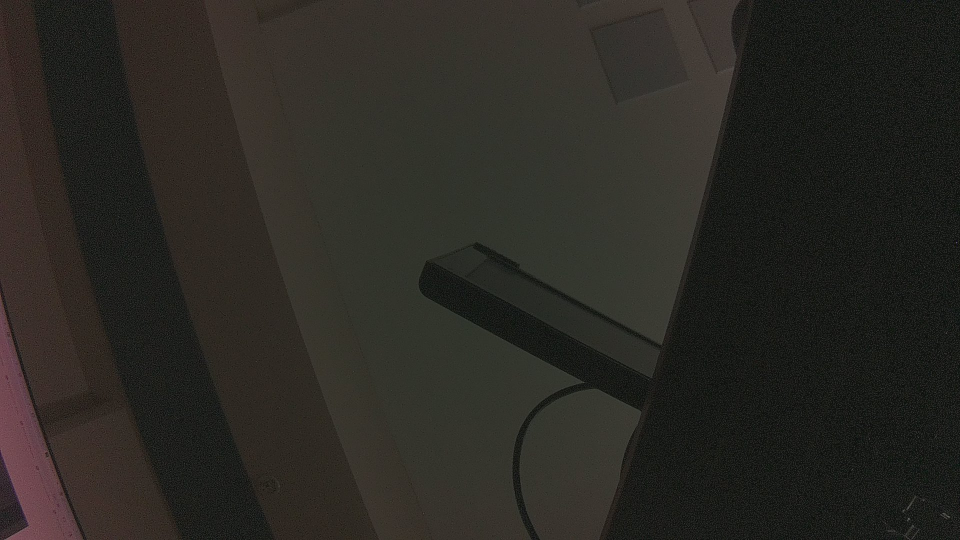
#> input picture archive/camera_test.jpg, 1920 x 1080 px, given in place of x-raw, format=BGR ! appsink drop=1, which was not available (shown at 1/2 size)
$ python consciousness_attention_debug.py
#> lines starting #> are read from the running program, lines starting #| are printed output that depends on the picture; after the words box and inside, x2 and y2 are one past the last pixel; in counts of white or black regions, pixels touching at a corner belong together; pictures that were not available may be replaced by others from this repository, and a replacement may not be noted
#!/usr/bin/env python3
"""
Consciousness-Guided Visual Attention with Motion Debug
Enhanced version with visual motion feedback
"""

import cv2
import numpy as np
import json
import time
import random
from pathlib import Path

class ConsciousnessAttention:
    def __init__(self):
        self.consciousness_state = {
            'focus_x': 0.5,
            'focus_y': 0.5,
            'attention_radius': 0.3,
            'curiosity': 0.5,
            'pattern_memory': []
        }

        # Motion detection parameters
        self.motion_threshold = 5  # Lowered threshold
        self.motion_history = []
        self.max_history = 30

        # Load AI DNA patterns if available
        self.ai_dna_patterns = self.load_ai_dna_patterns()

    def load_ai_dna_patterns(self):
        """Load patterns from AI DNA experiments"""
        patterns = []
        dna_path = Path("../../ai_dna_results")

        if dna_path.exists():
            for cycle_file in sorted(dna_path.glob("dna_cycle_*.json"))[:5]:
                try:
                    with open(cycle_file) as f:
                        data = json.load(f)
                        if 'pattern' in data:
                            patterns.append(data['pattern'])
                except:
                    pass

        print(f"Loaded {len(patterns)} AI DNA patterns")
        return patterns

    def update_consciousness(self, frame_stats):
        """Update consciousness state based on visual input"""
        motion = frame_stats.get('motion', 0)
        motion_pixels = frame_stats.get('motion_pixels', 0)

        # Store motion history
        self.motion_history.append(motion)
        if len(self.motion_history) > self.max_history:
            self.motion_history.pop(0)

        # Use motion value directly (0.016 ambient, 0.045 with motion)
        # Scale so 0.02 = low motion, 0.04+ = high motion
        motion_factor = max(0, (motion - 0.015) * 20)  # Subtract ambient, amplify
        motion_factor = min(1.0, motion_factor)

        # Curiosity decays naturally, spikes with motion
        self.consciousness_state['curiosity'] = min(1.0,
            self.consciousness_state['curiosity'] * 0.85 + motion_factor * 0.15)

        # Clamp minimum curiosity so it can recover
        if self.consciousness_state['curiosity'] < 0.2:
            self.consciousness_state['curiosity'] = 0.2

        # Focus can jump toward motion
        # Lower threshold and use motion value instead of pixels
        if motion > 0.025 and random.random() < 0.5:  # 50% chance when motion detected
            # Jump toward motion center more aggressively
            motion_center = frame_stats.get('motion_center', (0.5, 0.5))
            self.consciousness_state['focus_x'] = (
                self.consciousness_state['focus_x'] * 0.5 + motion_center[0] * 0.5)
            self.consciousness_state['focus_y'] = (
                self.consciousness_state['focus_y'] * 0.5 + motion_center[1] * 0.5)
        elif self.ai_dna_patterns and random.random() < 0.05:
            # AI DNA influence (less frequent)
            pattern = random.choice(self.ai_dna_patterns)
            pattern_hash = hash(str(pattern))
            self.consciousness_state['focus_x'] = (pattern_hash % 100) / 100.0
            self.consciousness_state['focus_y'] = ((pattern_hash // 100) % 100) / 100.0
        else:
            # Smooth drift (larger when curious)
            drift_scale = 0.01 + (self.consciousness_state['curiosity'] * 0.02)
            drift_x = (random.random() - 0.5) * drift_scale
            drift_y = (random.random() - 0.5) * drift_scale

            self.consciousness_state['focus_x'] = np.clip(
                self.consciousness_state['focus_x'] + drift_x, 0.1, 0.9)
            self.consciousness_state['focus_y'] = np.clip(
                self.consciousness_state['focus_y'] + drift_y, 0.1, 0.9)

        # Attention radius pulses with consciousness
        pulse = np.sin(time.time() * 2) * 0.05
        base_radius = 0.25 + (self.consciousness_state['curiosity'] * 0.3)
        self.consciousness_state['attention_radius'] = base_radius + pulse

    def apply_attention_mask(self, frame):
        """Apply consciousness-based attention mask to frame"""
        h, w = frame.shape[:2]

        # Convert normalized coordinates to pixel coordinates
        focus_x = int(self.consciousness_state['focus_x'] * w)
        focus_y = int(self.consciousness_state['focus_y'] * h)
        radius = int(self.consciousness_state['attention_radius'] * min(h, w))

        # Create attention mask
        mask = np.zeros((h, w), dtype=np.uint8)

        # Multiple attention layers
        cv2.circle(mask, (focus_x, focus_y), radius, 255, -1)
        cv2.circle(mask, (focus_x, focus_y), int(radius * 1.5), 200, int(radius * 0.3))
        cv2.circle(mask, (focus_x, focus_y), int(radius * 2.5), 100, int(radius * 0.5))

        # Blur the mask
        mask = cv2.GaussianBlur(mask, (51, 51), 0)

        # Apply mask to frame
        mask_3channel = cv2.cvtColor(mask, cv2.COLOR_GRAY2BGR)
        attended_frame = cv2.addWeighted(frame, 0.3, mask_3channel, 0.7, 0)

        # Draw consciousness indicators
        self.draw_consciousness_overlay(attended_frame, focus_x, focus_y, radius)

        return attended_frame

    def draw_consciousness_overlay(self, frame, focus_x, focus_y, radius):
        """Draw consciousness state visualization"""
        # Draw attention center
        cv2.circle(frame, (focus_x, focus_y), 5, (0, 255, 255), -1)

        # Draw attention boundary
        cv2.circle(frame, (focus_x, focus_y), radius, (0, 255, 0), 2)

        # Draw consciousness state text
        curiosity_text = f"Curiosity: {self.consciousness_state['curiosity']:.2f}"
        cv2.putText(frame, curiosity_text, (10, 30),
                    cv2.FONT_HERSHEY_SIMPLEX, 0.7, (0, 255, 0), 2)

        # Show motion level with better visualization
        if self.motion_history:
            current_motion = self.motion_history[-1] if self.motion_history else 0
            avg_motion = np.mean(self.motion_history[-10:])  # Last 10 frames
            motion_text = f"Motion: {current_motion:.3f} (avg: {avg_motion:.3f})"

            # Color based on motion level
            if current_motion > 0.04:
                color = (0, 0, 255)  # Red for high motion
            elif current_motion > 0.025:
                color = (0, 255, 255)  # Yellow for medium motion
            else:
                color = (255, 255, 255)  # White for low/no motion

            cv2.putText(frame, motion_text, (10, 90),
                       cv2.FONT_HERSHEY_SIMPLEX, 0.7, color, 2)

            # Draw motion indicator bar
            bar_width = int(200 * min(1.0, current_motion / 0.05))
            cv2.rectangle(frame, (10, 110), (210, 125), (100, 100, 100), -1)
            cv2.rectangle(frame, (10, 110), (10 + bar_width, 125), color, -1)
            cv2.putText(frame, "Motion Level", (220, 122),
                       cv2.FONT_HERSHEY_SIMPLEX, 0.4, (255, 255, 255), 1)

        # Show AI DNA influence
        if self.ai_dna_patterns:
            dna_text = f"DNA Patterns: {len(self.ai_dna_patterns)}"
            cv2.putText(frame, dna_text, (10, 60),
                       cv2.FONT_HERSHEY_SIMPLEX, 0.7, (255, 255, 0), 2)

    def analyze_frame(self, frame, prev_frame=None):
        """Enhanced frame analysis with motion detection"""
        stats = {}

        # Convert to grayscale for analysis
        gray = cv2.cvtColor(frame, cv2.COLOR_BGR2GRAY)

        # Calculate brightness
        stats['brightness'] = np.mean(gray)

        # Enhanced motion detection
        if prev_frame is not None:
            prev_gray = cv2.cvtColor(prev_frame, cv2.COLOR_BGR2GRAY)

            # Frame difference
            diff = cv2.absdiff(gray, prev_gray)

            # Threshold to reduce noise
            _, thresh = cv2.threshold(diff, self.motion_threshold, 255, cv2.THRESH_BINARY)

            # Count motion pixels
            motion_pixels = np.sum(thresh > 0)
            stats['motion_pixels'] = motion_pixels

            # Calculate motion magnitude
            stats['motion'] = np.mean(diff) / 255.0

            # Find motion center (for attention guidance)
            if motion_pixels > 100:
                moments = cv2.moments(thresh)
                if moments['m00'] > 0:
                    cx = moments['m10'] / moments['m00'] / frame.shape[1]
                    cy = moments['m01'] / moments['m00'] / frame.shape[0]
                    stats['motion_center'] = (cx, cy)
                else:
                    stats['motion_center'] = (0.5, 0.5)
            else:
                stats['motion_center'] = (0.5, 0.5)

            stats['brightness_change'] = abs(stats['brightness'] - np.mean(prev_gray)) / 255.0

            # Visual motion indicator
            motion_viz = cv2.cvtColor(thresh, cv2.COLOR_GRAY2BGR)
            motion_viz[:, :, 0] = 0  # Remove blue channel
            motion_viz[:, :, 1] = 0  # Remove green channel
            # Red shows motion

            # Overlay motion indicator on frame (top-right corner, small)
            motion_small = cv2.resize(motion_viz, (160, 120))
            frame[10:130, frame.shape[1]-170:frame.shape[1]-10] = motion_small

            # Draw motion indicator border
            cv2.rectangle(frame, (frame.shape[1]-170, 10), (frame.shape[1]-10, 130), (255, 0, 0), 2)
            cv2.putText(frame, "Motion", (frame.shape[1]-160, 145),
                       cv2.FONT_HERSHEY_SIMPLEX, 0.5, (255, 0, 0), 1)

        else:
            stats['motion'] = 0
            stats['motion_pixels'] = 0
            stats['motion_center'] = (0.5, 0.5)
            stats['brightness_change'] = 0

        return stats

def main():
    print("🧠 Consciousness-Guided Visual Attention (Debug Version)")
    print("=" * 40)
    print("Enhanced motion detection with visual feedback")
    print("Red overlay in top-right shows motion")
    print("Press 'q' to quit, 's' to save snapshot")
    print("=" * 40)

    # Initialize consciousness
    consciousness = ConsciousnessAttention()

    # Open camera with GStreamer pipeline for Jetson
    gst_pipeline = (
        "nvarguscamerasrc sensor-id=0 ! "
        "video/x-raw(memory:NVMM), width=1280, height=720, framerate=30/1 ! "
        "nvvidconv ! "
        "video/x-raw, format=BGRx ! "
        "videoconvert ! "
        "video/x-raw, format=BGR ! "
        "appsink drop=1"
    )

    cap = cv2.VideoCapture(gst_pipeline, cv2.CAP_GSTREAMER)

    if not cap.isOpened():
        print("Error: Cannot open camera")
        print("Trying V4L2 fallback...")
        cap = cv2.VideoCapture(0, cv2.CAP_V4L2)
        if not cap.isOpened():
            return

    prev_frame = None
    frame_count = 0

    while True:
        ret, frame = cap.read()
#> frame is the input picture: shape (1080, 1920, 3); mean B, G, R 35.5, 40.5, 42.4
        if not ret:
            print("Error: Failed to capture frame")
            break

        # Analyze frame (this also adds motion visualization)
        stats = consciousness.analyze_frame(frame, prev_frame)
#> stats = {'brightness': 40.46, 'motion': 0, 'motion_pixels': 0, 'motion_center': (0.5, 0.5), 'brightness_change': 0}

        # Update consciousness state
        consciousness.update_consciousness(stats)
#> in update_consciousness, `motion = frame_stats.get('motion', 0)`: motion = 0
#> in update_consciousness, `drift_scale = 0.01 + (self.consciousness_state['curiosity'] * 0.02)`: drift_scale = 0.0185
#> in update_consciousness, `drift_x = (random.random() - 0.5) * drift_scale`: drift_x = 0.00637
#> in update_consciousness, `drift_y = (random.random() - 0.5) * drift_scale`: drift_y = 0.00477
#> in update_consciousness, `base_radius = 0.25 + (self.consciousness_state['curiosity'] * 0.3)`: base_radius = 0.378

        # Apply attention mask
        attended_frame = consciousness.apply_attention_mask(frame)
#> in apply_attention_mask, `focus_x = int(self.consciousness_state['focus_x'] * w)`: focus_x = 972
#> in apply_attention_mask, `focus_y = int(self.consciousness_state['focus_y'] * h)`: focus_y = 545
#> in apply_attention_mask, `radius = int(self.consciousness_state['attention_radius'] * min(h, w))`: radius = 389
#> in apply_attention_mask, `cv2.circle(mask, (focus_x, focus_y), radius, 255, -1)`:
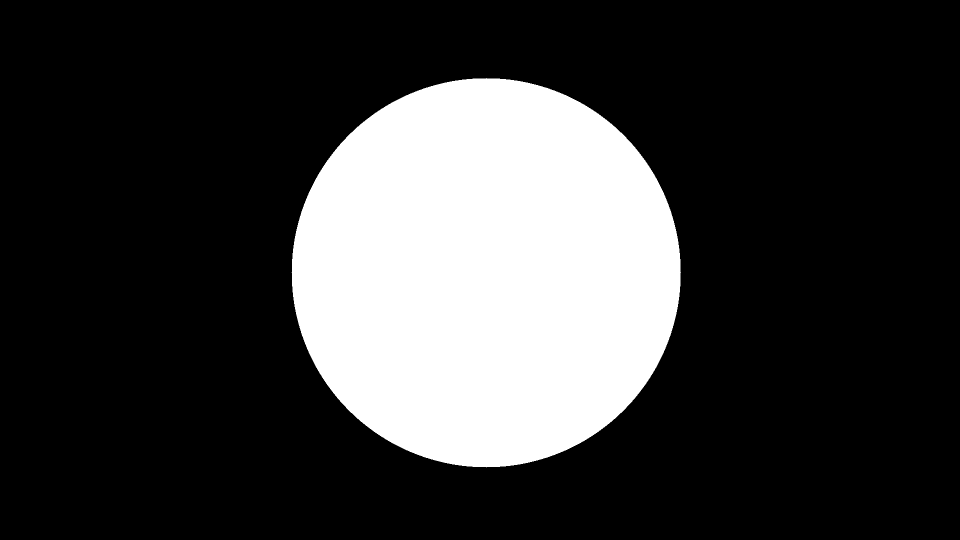
#> mask: shape (1080, 1920) (shown at 1/2 size); 22.9% white; 1 white region, box (x1, y1, x2, y2) and area: (583, 156, 1362, 935) 475337
#> in apply_attention_mask, `cv2.circle(mask, (focus_x, focus_y), int(radius * 2.5), 100, int(radiu..`:
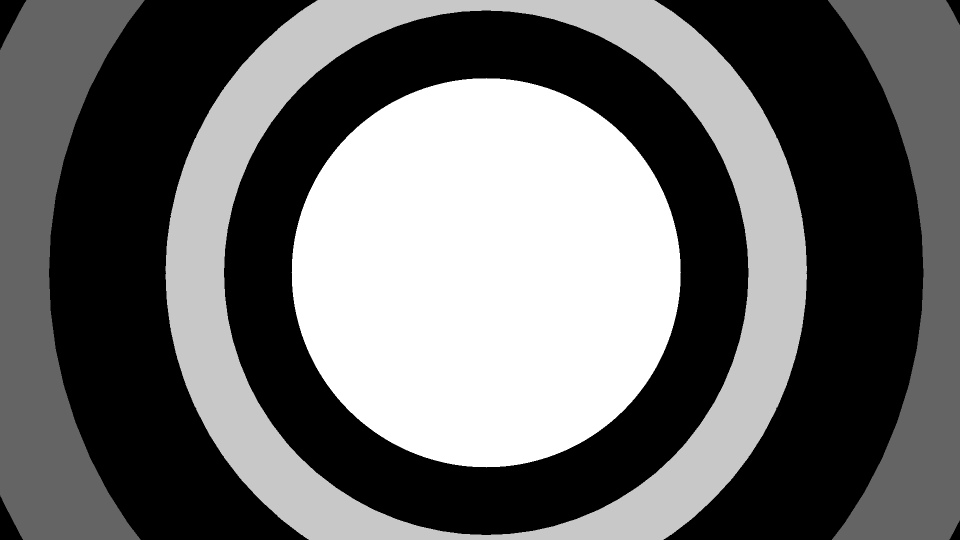
#> mask: shape (1080, 1920) (shown at 1/2 size); min 0, max 255, mean 105.5
#> in apply_attention_mask, `mask = cv2.GaussianBlur(mask, (51, 51), 0)`:
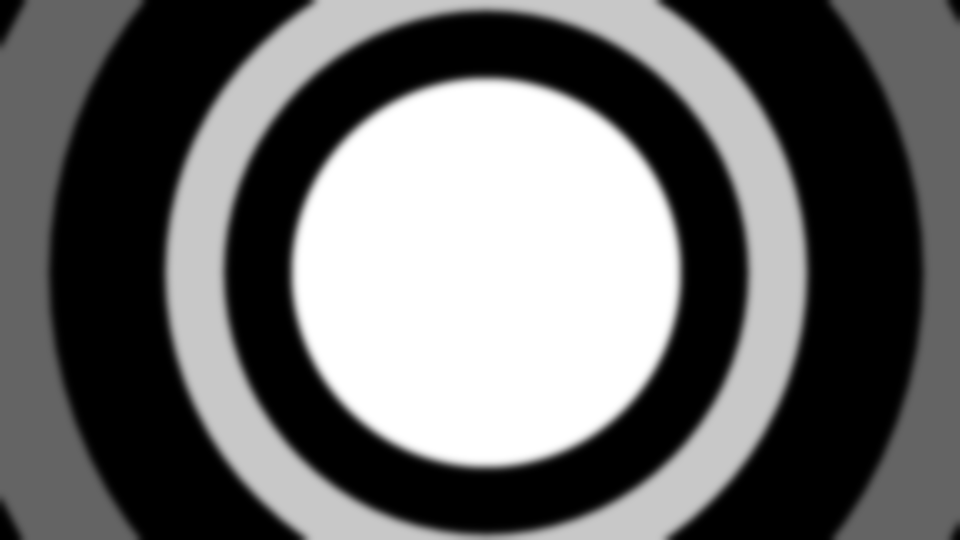
#> mask: shape (1080, 1920) (shown at 1/2 size); min 0, max 255, mean 105.5
#> in apply_attention_mask, `attended_frame = cv2.addWeighted(frame, 0.3, mask_3channel, 0.7, 0)`:
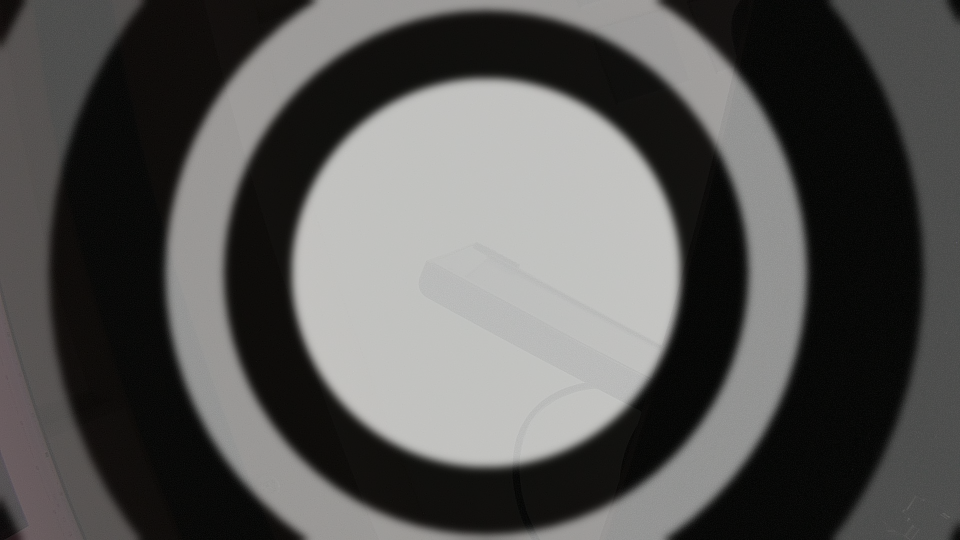
#> attended_frame: shape (1080, 1920, 3) (shown at 1/2 size); mean B, G, R 84.5, 86, 86.6
#> in draw_consciousness_overlay, `curiosity_text = f"Curiosity: {self.consciousness_state['curiosity']:...`: curiosity_text = 'Curiosity: 0.42'
#> in draw_consciousness_overlay, `current_motion = self.motion_history[-1] if self.motion_history else 0`: current_motion = 0
#> in draw_consciousness_overlay, `motion_text = f"Motion: {current_motion:.3f} (avg: {avg_motion:.3f})"`: motion_text = 'Motion: 0.000 (avg: 0.000)'
#> in draw_consciousness_overlay, `cv2.putText(frame, motion_text, (10, 90), cv2.FONT_HERSHEY_SIMPLEX, 0...`:
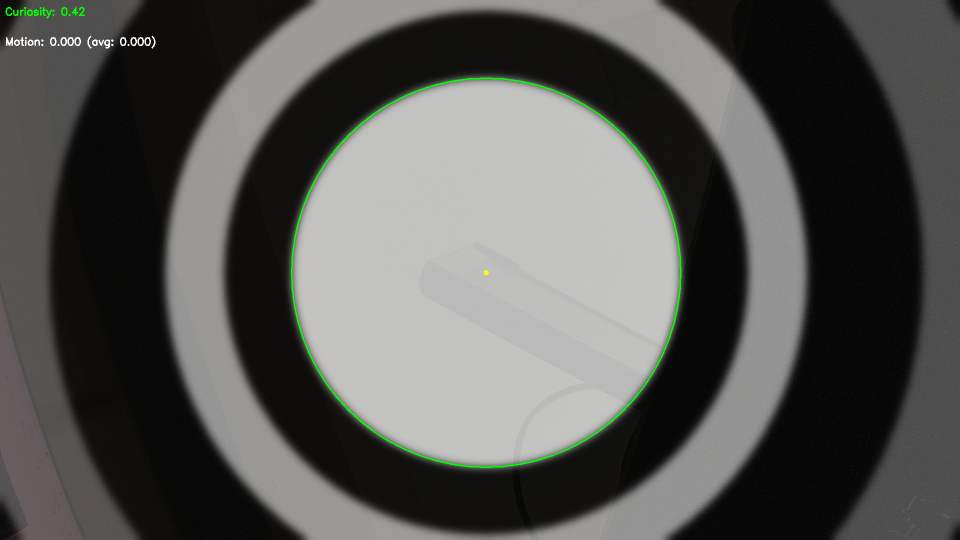
#> frame: shape (1080, 1920, 3) (shown at 1/2 size); mean B, G, R 84.3, 86.8, 86.4
#> in draw_consciousness_overlay, `bar_width = int(200 * min(1.0, current_motion / 0.05))`: bar_width = 0
#> in draw_consciousness_overlay, `cv2.rectangle(frame, (10, 110), (210, 125), (100, 100, 100), -1)`: frame: shape (1080, 1920, 3); 0.16% of pixels changed, all inside (x1, y1, x2, y2) = (10, 110, 211, 126)
#> in draw_consciousness_overlay, `cv2.rectangle(frame, (10, 110), (10 + bar_width, 125), color, -1)`: frame: shape (1080, 1920, 3); mean B, G, R 84.3, 86.8, 86.4
#> in draw_consciousness_overlay, `cv2.putText(frame, "Motion Level", (220, 122), cv2.FONT_HERSHEY_SIMPLE..`: frame: shape (1080, 1920, 3); mean B, G, R 84.3, 86.9, 86.4

        # Display
        cv2.imshow('Consciousness Vision (Debug)', attended_frame)

        # Handle key press
        key = cv2.waitKey(1) & 0xFF
#> (key q is pressed here)
        if key == ord('q'):
            break
        elif key == ord('s'):
            filename = f"consciousness_snapshot_{int(time.time())}.jpg"
            cv2.imwrite(filename, attended_frame)
            print(f"Saved: {filename}")

        prev_frame = frame.copy()
        frame_count += 1

        # Print stats occasionally
        if frame_count % 90 == 0:
            print(f"Frame {frame_count} | Focus: ({consciousness.consciousness_state['focus_x']:.2f}, "
                  f"{consciousness.consciousness_state['focus_y']:.2f}) | "
                  f"Curiosity: {consciousness.consciousness_state['curiosity']:.2f} | "
                  f"Motion: {stats.get('motion_pixels', 0)} pixels")

    cap.release()
    cv2.destroyAllWindows()
    print("\nConsciousness vision ended")

if __name__ == "__main__":
    main()
